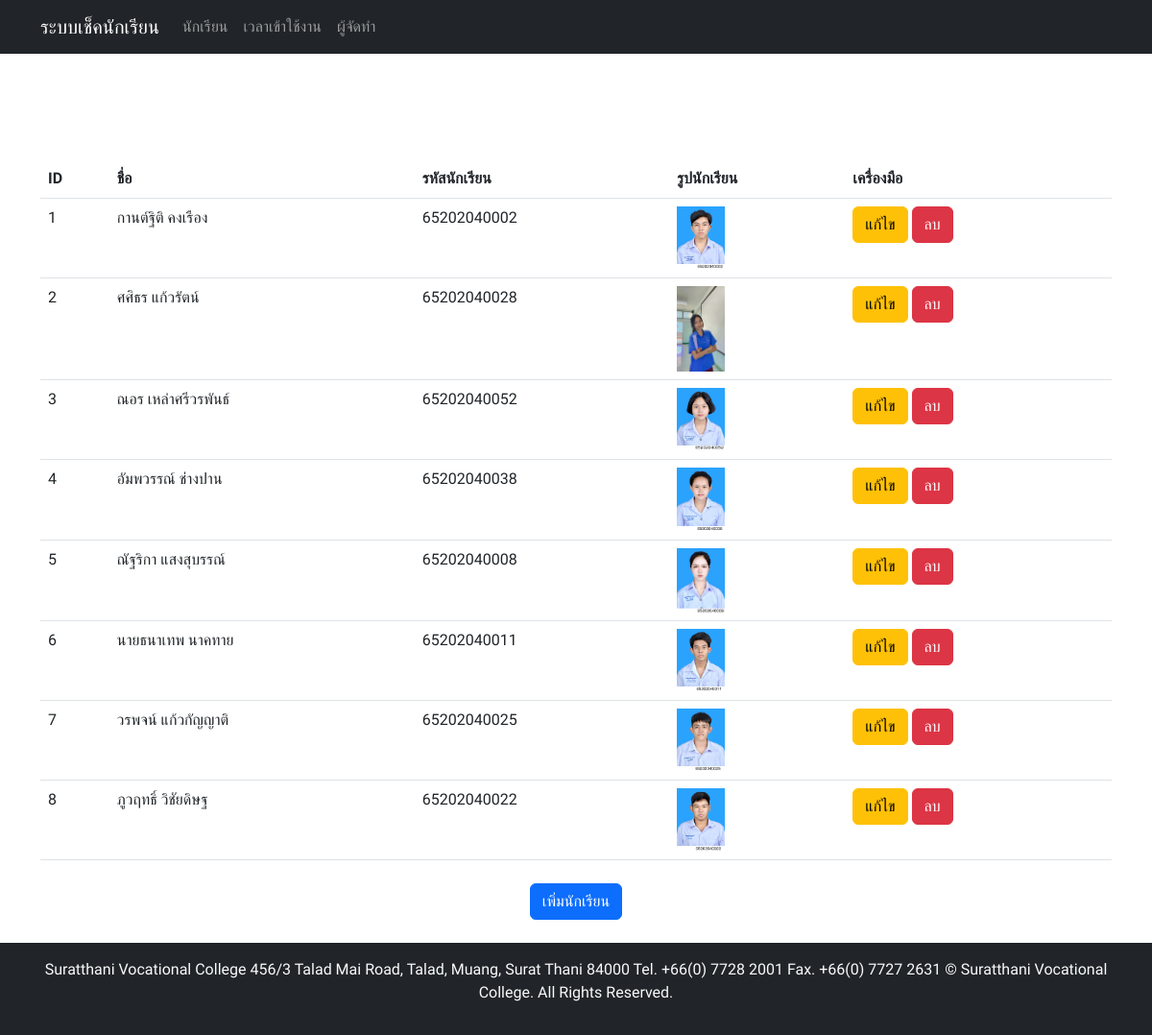
The page /admin/students.php on the database its author committed.
### tables this page shows
CREATE TABLE `students` (
  `id` int(11) NOT NULL,
  `st_name` varchar(255) NOT NULL,
  `st_barcode` varchar(255) NOT NULL,
  `st_img` varchar(255) NOT NULL
);

### admin/students.php (the view, shortened to what this page needs)
<?php include "header.php"; ?>
<?php
$sql = "SELECT * FROM students";
$result = $conn->query($sql);
if ($result->num_rows > 0) {
    $students = $result->fetch_all(MYSQLI_ASSOC);
} else {
    $students = [];
}
?>
    <div class="container mt-5">
        <h2 class="text-center mb-4">หน้าต่างการจัดการนักเรียน</h2>
        <?php if (!empty($students)) : ?>
            <table class="table">
                <thead>
                    <tr>
                        <th>ID</th>
                        <th>ชื่อ</th>
                        <th>รหัสนักเรียน</th>
                        <th>รูปนักเรียน</th>
                        <th>เครื่องมือ</th>
                    </tr>
                </thead>
                <tbody>
                    <?php foreach ($students as $student) : ?>
                        <tr>
                            <td><?php echo $student['id']; ?></td>
                            <td><?php echo $student['st_name']; ?></td>
                            <td><?php echo $student['st_barcode']; ?></td>
                            <td><img src="../<?php echo $student['st_img']; ?>" width="50"/></td>
                            <td>
                                <a href="students.php?action=edit&id=<?php echo $student['id']; ?>" class="btn btn-warning">แก้ไข</a>
                                <a href="students.php?action=delete&id=<?php echo $student['id']; ?>" class="btn btn-danger" onclick="return confirm('Are you sure you want to delete this student?')">ลบ</a>
                            </td>
                        </tr>
                    <?php endforeach; ?>
                </tbody>
            </table>
        <?php else : ?>
            <p class="text-center">No students found.</p>
        <?php endif; ?>
        <div class="text-center mt-4">
            <a href="students.php?action=add" class="btn btn-primary">เพิ่มนักเรียน</a>
        </div>
    </div>
    <?php include "footer.php"; ?>

### css/styles.css (style rules this page uses)
body { font-family: 'Sarabun', sans-serif; color: #000; }
h1, h2, h3 { font-family: 'Sarabun', sans-serif; color: #ffffff; }
.container { color: #000000 !important; }

### rows shown on the page
students: id "1", st_name "กานต์ฐิติ คงเรือง", st_barcode "65202040002", st_img (picture)
students: id "2", st_name "ศศิธร แก้วรัตน์", st_barcode "65202040028", st_img (picture)
students: id "3", st_name "ณอร เหล่าศรีวรพันธ์", st_barcode "65202040052", st_img (picture)
students: id "4", st_name "อัมพวรรณ์ ช่างปาน", st_barcode "65202040038", st_img (picture)
students: id "5", st_name "ณัฐริกา แสงสุบรรณ์", st_barcode "65202040008", st_img (picture)
students: id "6", st_name "นายธนาเทพ นาคทาย", st_barcode "65202040011", st_img (picture)
students: id "7", st_name "วรพจน์ แก้วกัญญาติ", st_barcode "65202040025", st_img (picture)
students: id "8", st_name "ภูวฤทธิ์ วิชัยดิษฐ", st_barcode "65202040022", st_img (picture)
